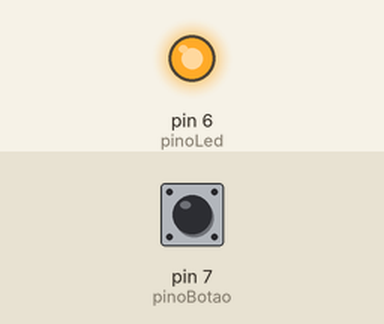
The sketch below on a simulated Arduino Uno, built with avr-gcc and run on an emulated ATmega328P. Shown: output pins drawn as LEDs (lit = HIGH). Inputs (shaded band) come from the test bench; at power-on: pin 7 (pinoBotao) LOW.

Above: at 1.2 s.
1.3 s: pin 7 (pinoBotao) pulled HIGH for 0.15 s
At 1.37 s:
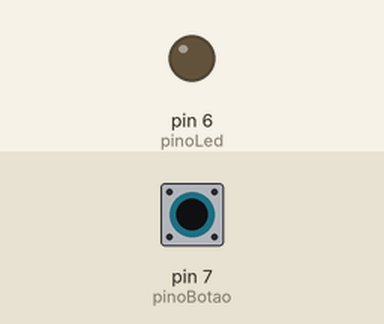
2.9 s: pin 7 (pinoBotao) pulled HIGH for 3.2 s
At 6.9 s:
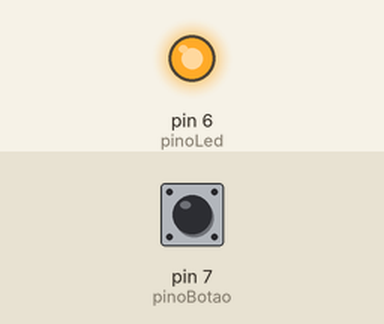
Timing chart, 0 to 8.4 s (numbered marks = the images above; inputs shaded):
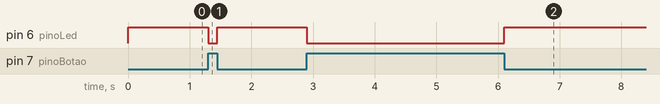

The sketch:

projeto_08_botao_led.ino
```cpp
int pinoLed = 6;
int pinoBotao = 7;
int valorBotao;

void setup() {
  pinMode(pinoLed, OUTPUT);
  pinMode(pinoBotao, INPUT);
}

void loop(){
  valorBotao = digitalRead(pinoBotao);

  if (valorBotao == HIGH) {
    digitalWrite(pinoLed, LOW);
  } else {
    digitalWrite(pinoLed, HIGH);
  }
}
```

Measured:
- after the input at 1.3 s, pin 6 (pinoLed): HIGH → LOW at once, → HIGH 0.15 s later
- after the input at 2.9 s, pin 6 (pinoLed): HIGH → LOW at once, → HIGH 3.2 s later
